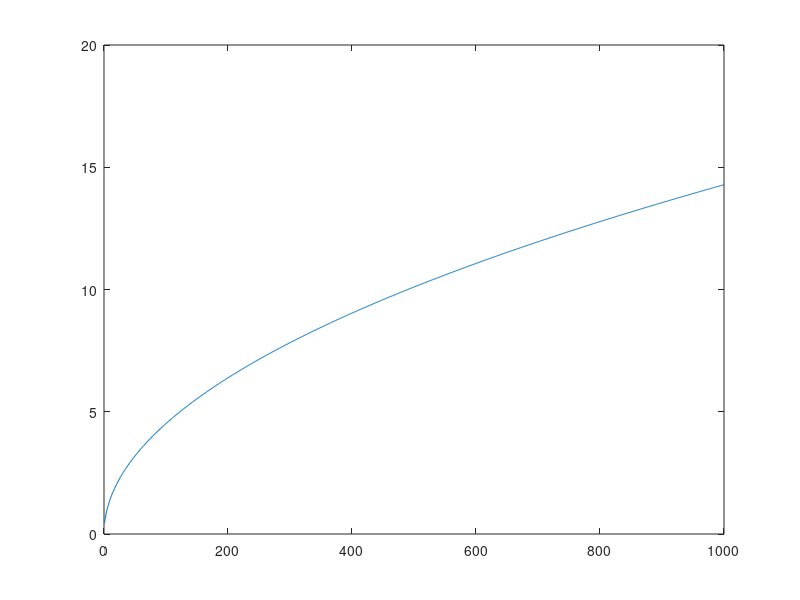

Recreate this plot in MATLAB.
%% 
 % physics_2.m
 % 
 % Josh Kaplan 
 % jk@joshkaplan.org
 %
 % Prompts the user for a height, calculates freefall time
 % Plots the results.
%% 
close all; clear all; clc;

a = 9.8;                                
y = 1:1000                              
t = sqrt(2*y/a);                      

plot(y,t);
